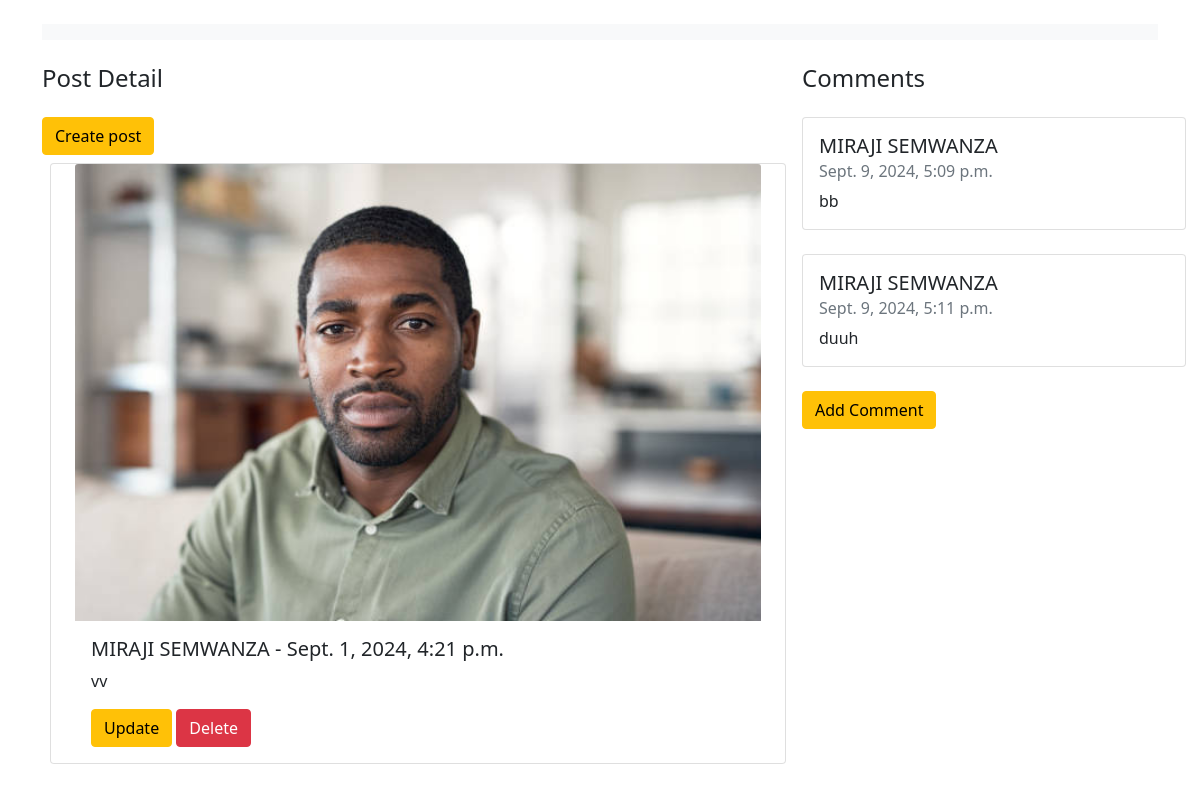
The page /feed/6 on the database its author committed.
### feed/models.py (models this page shows, shortened)
class Feed(models.Model):
    author = models.ForeignKey(User, on_delete=models.CASCADE)
    text = models.TextField()
    created_at = models.DateTimeField(auto_now_add=True)
    image = models.ImageField(upload_to="posts/")

class User(AbstractUser):
    phone_number = models.CharField(max_length=10)
    image = models.ImageField(upload_to="users/", null=True, blank=True)

class Comment(models.Model):
    feed = models.ForeignKey(Feed, on_delete=models.CASCADE)
    author = models.ForeignKey(User, on_delete=models.CASCADE)
    text = models.TextField()
    created_at = models.DateTimeField(auto_now_add=True)

### feed/views.py (the view)
# urls.py: path("feed/<int:pk>", FeedDetailview.as_view(), name="feed_detail"),
class FeedDetailview(DetailView):
    model = Feed
    template_name = "feeddetail.html"
    def get_context_data(self, **kwargs):
        context =  super().get_context_data(**kwargs)
        feed_id = self.kwargs["pk"]
        context["comments"] = Comment.objects.filter(feed=feed_id)
        return context

### feed/templates/feeddetail.html (shortened to what this page needs)
{% extends "base.html" %}
{% load static %}
{% block main %}
    <div class="row">
        <div class="col-md-8">
            <h4 class="my-4">Post Detail</h4>
            <a href="{% url 'create_post' %}" class="btn btn-warning">Create post</a>
            <div class="card mx-2 my-2 px-4" style="width: 100%;">
                <img src="{{ object.image.url }}" class="card-img-top" alt="post-image">
                <div class="card-body">
                    <h5 class="card-title">{{ object.author.first_name }} {{ object.author.last_name }} - {{ object.created_at }}</h5>
                    <p class="card-text">{{ object.text }}</p>
                    <a href="{% url 'update_post' object.id %}" class="btn btn-warning">Update</a>
                    <form action="{% url 'delete_post' object.id %}" method="post" style="display:inline;">
                        <button type="submit" class="btn btn-danger">Delete</button>
                    </form>
                </div>
            </div>
        </div>
        <div class="col-md-4">
            <h4 class="my-4">Comments</h4>
            {% for comment in comments %}
            <div class="card my-4" style="width: 24rem;">
                <div class="card-body">
                    <h5 class="card-title">{{ comment.author.first_name }} {{ comment.author.last_name }}</h5>
                    <h6 class="card-subtitle mb-2 text-muted">{{ comment.created_at }}</h6>
                    <p class="card-text">{{ comment.text }}</p>
                </div>
            </div>
            {% endfor %}
            <a href="{% url 'create_comment' object.id%}" class="btn btn-warning" data-toggle="modal" data-target="#updateModal">Add Comment</a>
        </div>
    </div>
{% endblock %}

### rows shown on the page
Feed: image (picture), author.first_name "MIRAJI", author.last_name "SEMWANZA", created_at "Sept. 1, 2024, 4:21 p.m.", text "vv"
Comment: author.first_name "MIRAJI", author.last_name "SEMWANZA", created_at "Sept. 9, 2024, 5:09 p.m.", text "bb"
Comment: author.first_name "MIRAJI", author.last_name "SEMWANZA", created_at "Sept. 9, 2024, 5:11 p.m.", text "duuh"
